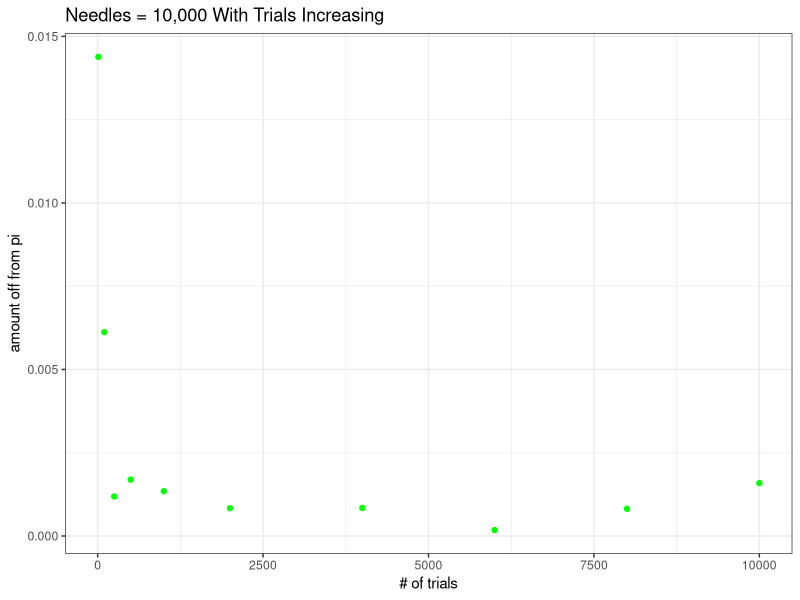
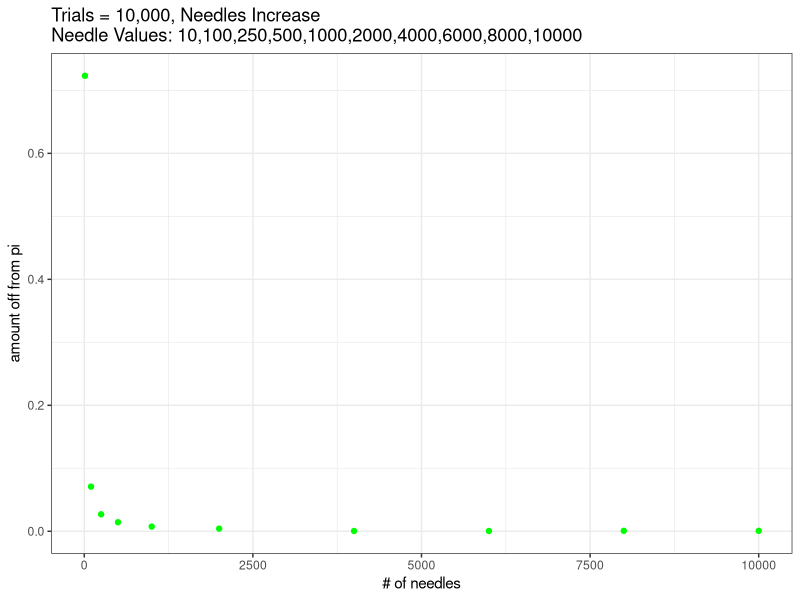

Recreate these plots in R, in order.
## ---- chunk 1
library(ggplot2)
set.seed(222)
# generate x and theta randomly
# set d and L # let L = 1 and d = 2
# find out how many times
d <- 2    # distance between boards
L <- 1    # length of needle
pie <- numeric()   # allocate space for pi values 
terr <- numeric()  # allocate space for error values
###########################################################
#### This section holds the number of needles constant ####
#### at 10,000 and varies the number of trials (t)     ####
###########################################################
n <- 10000                     # number of needles
t <- c(10,100,250,500,1000,2000,4000,6000,8000,10000) 
pie <- numeric()               # allocate space for pi values 
terr <- numeric()
for (i in 1:length(t)){ 
  for (j in 1:t[i]){              
    theta <- (pi/2)*runif(n)   # drop n needles at random angles
    x <- (d/2)*runif(n)        # in random spots on the board
    hits <- (x<L/2*sin(theta)) # count how many cross the line T=1 F=0
    perc <- sum(hits)/n        # find the percent that hit line
    if (perc != 0){
      pie[j] <- 1/perc}        # inverse should approx pi
    else {
      pie[j] == 0} 
  }
  terr[i] <- abs(sum(pie)/t[i] - pi) # amount of error from pi
} 
ggplot(data = as.data.frame(terr), aes(x = t, y = terr)) +
  geom_point(color = "green") +
  theme_bw() +
  labs(x = "# of trials", y = "amount off from pi", title = "Needles = 10,000 With Trials Increasing") 
## ---- chunk 2
########################################################
##### This section holds trials constant at 10,000 #####
##### and varies the number of needles  (n)        #####
########################################################
n <- c(10,100,250,500,1000,2000,4000,6000,8000,10000)
t <- 10000                       # number of trials
for (i in 1:length(n)){ 
  for (j in 1:t){              
    theta <- (pi/2)*runif(n[i])  # drop n needles at random angles
    x <- (d/2)*runif(n[i])       # in random spots on the board
    hits <- (x<L/2*sin(theta))   # cross line? T=1 F=0
    perc <- sum(hits)/n[i]       # find percent that cross line
    if (perc == 0){
      pie[j] <- 0}               # inverse should approx pi
    else {
      pie[j] <- 1/perc} 
  }
  if (is.na(sum(pie))){          # determine the amount of error
    terr[i] <- 0}
  else {
    terr[i] <- abs(sum(pie)/t - pi)}
} 
ggplot(data = as.data.frame(terr), aes(x = n, y = terr)) +
  geom_point(color = "green") +
  theme_bw() +
  labs(x = "# of needles", y = "amount off from pi", 
  title = "Trials = 10,000, Needles Increase\nNeedle Values: 10,100,250,500,1000,2000,4000,6000,8000,10000") 
## ---- chunk 3
sessionInfo()
